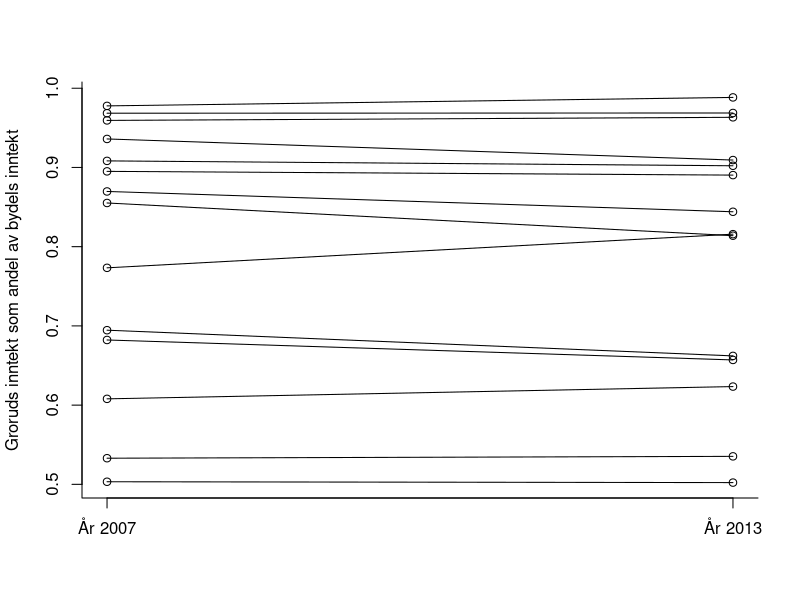

The R source for this figure:
bydeler = read.csv("bydeler.csv",sep=";",header=TRUE)
bydeler$økning = bydeler[,7]/bydeler[,1]
bydeler$gror1 = bydeler["Grorud",1]/bydeler[,1]
bydeler$gror2 = bydeler["Grorud",7]/bydeler[,7]

plot(c(rep(0,14),rep(1,14)),c(bydeler$gror1[-c(10,16)],bydeler$gror2[-c(10,16)]),
     bty="l",xlab=NA,ylab="Groruds inntekt som andel av bydels inntekt",xaxt = "n")

axis(1, at=0:1, labels=c("År 2007","År 2013"))

for ( i in c(1:9,11:15)){
 lines(0:1,c(bydeler$gror1[i],bydeler$gror2[i]))
}

mean(bydeler$gror2[-c(10,16)])

mean(bydeler$gror1[-c(10,16)])
